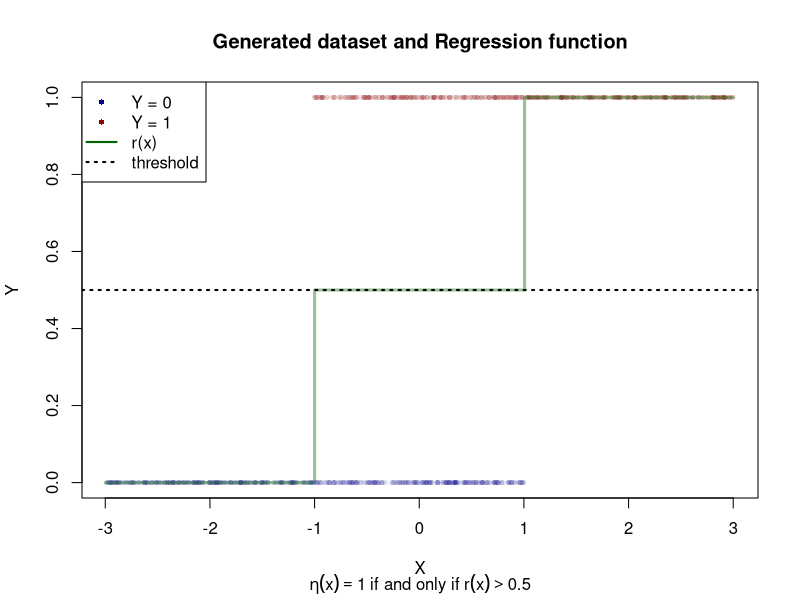

The R script that drew this image:
## ---- chunk 1
knitr::opts_chunk$set(echo = TRUE)
## ---- chunk 2
set.seed(64) # We begin with setting the seed for reproducibility
n = 1000 # Sample size 
# Define the distribution
simulate = function(n=1000, p = 0.5){
  y = rbinom(n, 1, p) # We generate Y ~ Ber(p = 0.5)
  x = ifelse(y == 0, runif(n, -3, 1), runif(n, -1, 3))  # X conditional on Y
  data.frame(x = x, y = y)
}
# We simulate one dataset
data <- simulate(n)

# We define the regression function
reg_fun = function(x){
  dunif(x,-1,3) / (dunif(x,-1,3) + dunif(x,-3,1))
}

# Plot the data
plot(data$x, data$y, 
     col = ifelse(data$y == 1, adjustcolor("darkred", alpha.f = 0.1), 
                                  adjustcolor("darkblue", alpha.f = 0.1)), 
     pch = 16, cex = 0.7, xlab = "X", ylab = "Y", 
     main = "Generated dataset and Regression function", 
     sub = expression(eta(x) == 1 ~ "if and only if" ~ r(x) > 0.5))

# Plot the Regression Function r(x)
x_seq <- seq(-3, 3, length.out = 1000)
r_values <- reg_fun(x_seq)

lines(x_seq, r_values, type = 's', 
      col = adjustcolor("darkgreen", alpha.f = 0.4), 
      lwd = 3) 

# Add the regression function threshold
abline(h = 0.5, lty = 3, lwd =2)

# Add Legend
legend("topleft", legend = c("Y = 0", "Y = 1", "r(x)",'threshold'), 
       col = c('darkblue','darkred','darkgreen','black'), lty = c(0, 0, 1,3), 
       pch = c(16, 16, NA,NA), pt.cex = c(0.7, 0.7, NA,NA), lwd = c(NA, NA, 2,2))
## ---- chunk 3
# Define Bayes Classifier
bayes_classifier = function(x) {
  ifelse(x > 1 & x <= 3, 1, 0)
}

# We evaluate its performance

# Predict using the Bayes classifier
data$y_pred = bayes_classifier(data$x)

accuracy = mean(data$y == data$y_pred) * 100
cat("Accuracy of Bayes Classifier: ", accuracy, "%\n",sep = '')

## ---- chunk 4
cat("Size of Y = 0: ", sum(data$y == 0), "\n")
cat("Size of Y = 1: ", sum(data$y == 1), "\n")

## ---- chunk 5
set.seed(36)
n <- 1000  # Define sample size

# Generate data for training
data <- simulate(n)

# Split the data into 80% training and 20% test sets
train_index <- sample(1:n, size = floor(0.8 * n))  # 80% for training
train_data <- data[train_index, ]
test_data <- data[-train_index, ]  # 20% for testing

# Train logistic regression on the training data
logistic_model <- glm(y ~ x, data = train_data, family = binomial)

# Predict probabilities for logistic regression on test data
test_data$y_prob_logistic <- predict(logistic_model, newdata = test_data, type = "response")

# Predict classes based on threshold 0.5
test_data$y_pred_logistic <- ifelse(test_data$y_prob_logistic > 0.5, 1, 0)

# Calculate accuracy for logistic regression
accuracy_logistic <- mean(test_data$y == test_data$y_pred_logistic) * 100
cat("Test Accuracy of Logistic Regression: ", accuracy_logistic, "%\n")



## ---- chunk 6
set.seed(47)
# Number of repetitions
M <- 10000
n <- 1000

# Initialize vectors to store accuracies
accuracy_bayes <- numeric(M)
accuracy_logistic <- numeric(M)

# Loop for repeated sampling
for (i in 1:M) {
  
  # Generate new dataset
  data <- simulate(n)

  # Split the data into 80% training and 20% test sets
  train_index <- sample(1:n, size = floor(0.8 * n))  # 80% for training
  train_data <- data[train_index, ]
  test_data <- data[-train_index, ]  # 20% for testing

  # Bayes Classifier: Train on all data, predict on test data
  test_data$y_pred_bayes <- bayes_classifier(test_data$x)
  accuracy_bayes[i] <- mean(test_data$y == test_data$y_pred_bayes)

  # Logistic Regression: Train on the training dataset
  logistic_model <- glm(y ~ x, data = train_data, family = binomial)

  # Predict probabilities for logistic regression on test data
  test_data$y_prob_logistic <- predict(logistic_model, newdata = test_data, type = "response")

  # Predict classes based on threshold 0.5
  test_data$y_pred_logistic <- ifelse(test_data$y_prob_logistic > 0.5, 1, 0)
  
  # Calculate accuracy for logistic regression on test data
  accuracy_logistic[i] <- mean(test_data$y == test_data$y_pred_logistic)
}

# Compute mean accuracies
mean_accuracy_bayes <- mean(accuracy_bayes) * 100
mean_accuracy_logistic <- mean(accuracy_logistic) * 100

# Print results
cat("Mean Accuracy of Bayes Classifier over", M, "samples: ", mean_accuracy_bayes, "%\n")
cat("Mean Accuracy of Logistic Regression over", M, "samples: ", mean_accuracy_logistic, "%\n")



## ---- chunk 7

